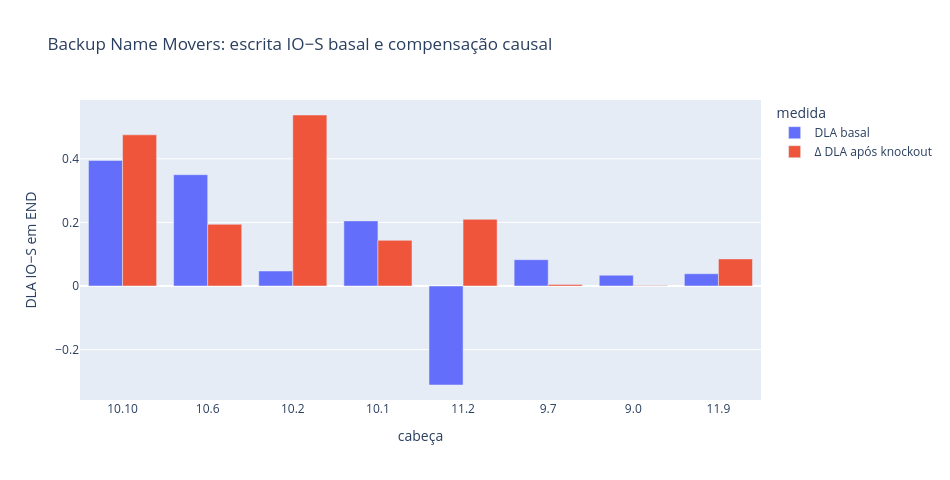
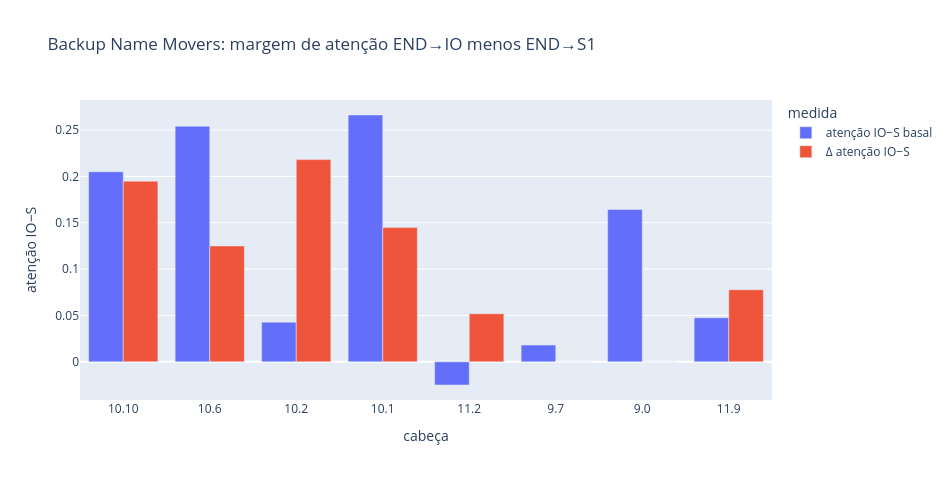

Here is the notebook cell these charts were saved with, in order:
### Code cell
dla_rows = [row for row in plot_rows if "DLA" in row["medida"]]
attention_rows = [row for row in plot_rows if "atenção" in row["medida"]]

fig_dla = px.bar(
    dla_rows,
    x="head",
    y="valor",
    color="medida",
    barmode="group",
    title="Backup Name Movers: escrita IO−S basal e compensação causal",
    labels={"valor": "DLA IO−S em END", "head": "cabeça"},
)
fig_dla.update_layout(width=950, height=480)
fig_dla.show()

fig_attention = px.bar(
    attention_rows,
    x="head",
    y="valor",
    color="medida",
    barmode="group",
    title="Backup Name Movers: margem de atenção END→IO menos END→S1",
    labels={"valor": "atenção IO−S", "head": "cabeça"},
)
fig_attention.update_layout(width=950, height=480)
fig_attention.show()

### Figure 1 — Plotly figure (JSON) as saved in the notebook; plotly's stock layout.template omitted (floating-point values rounded to 4 significant figures)
{"data": [{"alignmentgroup": "True", "hovertemplate": "medida=DLA basal<br>cabeça=%{x}<br>DLA IO−S em END=%{y}<extra></extra>", "legendgroup": "DLA basal", "marker": {"color": "#636efa", "pattern": {"shape": ""}}, "name": "DLA basal", "offsetgroup": "DLA basal", "orientation": "v", "showlegend": true, "textposition": "auto", "type": "bar", "x": ["10.10", "10.6", "10.2", "10.1", "11.2", "9.7", "9.0", "11.9"], "xaxis": "x", "y": [0.3947, 0.3501, 0.04716, 0.2048, -0.3114, 0.08281, 0.03367, 0.03849], "yaxis": "y"}, {"alignmentgroup": "True", "hovertemplate": "medida=Δ DLA após knockout<br>cabeça=%{x}<br>DLA IO−S em END=%{y}<extra></extra>", "legendgroup": "Δ DLA após knockout", "marker": {"color": "#EF553B", "pattern": {"shape": ""}}, "name": "Δ DLA após knockout", "offsetgroup": "Δ DLA após knockout", "orientation": "v", "showlegend": true, "textposition": "auto", "type": "bar", "x": ["10.10", "10.6", "10.2", "10.1", "11.2", "9.7", "9.0", "11.9"], "xaxis": "x", "y": [0.4755, 0.194, 0.5378, 0.1435, 0.2097, 0.005078, 0.001372, 0.08517], "yaxis": "y"}], "layout": {"barmode": "group", "height": 480, "legend": {"title": {"text": "medida"}, "tracegroupgap": 0}, "title": {"text": "Backup Name Movers: escrita IO−S basal e compensação causal"}, "width": 950, "xaxis": {"anchor": "y", "domain": [0.0, 1.0], "title": {"text": "cabeça"}}, "yaxis": {"anchor": "x", "domain": [0.0, 1.0], "title": {"text": "DLA IO−S em END"}}}}

### Figure 2 — Plotly figure (JSON) as saved in the notebook; plotly's stock layout.template omitted (floating-point values rounded to 4 significant figures)
{"data": [{"alignmentgroup": "True", "hovertemplate": "medida=atenção IO−S basal<br>cabeça=%{x}<br>atenção IO−S=%{y}<extra></extra>", "legendgroup": "atenção IO−S basal", "marker": {"color": "#636efa", "pattern": {"shape": ""}}, "name": "atenção IO−S basal", "offsetgroup": "atenção IO−S basal", "orientation": "v", "showlegend": true, "textposition": "auto", "type": "bar", "x": ["10.10", "10.6", "10.2", "10.1", "11.2", "9.7", "9.0", "11.9"], "xaxis": "x", "y": [0.205, 0.2541, 0.04282, 0.2662, -0.02494, 0.01812, 0.1643, 0.04747], "yaxis": "y"}, {"alignmentgroup": "True", "hovertemplate": "medida=Δ atenção IO−S<br>cabeça=%{x}<br>atenção IO−S=%{y}<extra></extra>", "legendgroup": "Δ atenção IO−S", "marker": {"color": "#EF553B", "pattern": {"shape": ""}}, "name": "Δ atenção IO−S", "offsetgroup": "Δ atenção IO−S", "orientation": "v", "showlegend": true, "textposition": "auto", "type": "bar", "x": ["10.10", "10.6", "10.2", "10.1", "11.2", "9.7", "9.0", "11.9"], "xaxis": "x", "y": [0.1949, 0.125, 0.2181, 0.1448, 0.05189, 0.0, 0.0, 0.07773], "yaxis": "y"}], "layout": {"barmode": "group", "height": 480, "legend": {"title": {"text": "medida"}, "tracegroupgap": 0}, "title": {"text": "Backup Name Movers: margem de atenção END→IO menos END→S1"}, "width": 950, "xaxis": {"anchor": "y", "domain": [0.0, 1.0], "title": {"text": "cabeça"}}, "yaxis": {"anchor": "x", "domain": [0.0, 1.0], "title": {"text": "atenção IO−S"}}}}
